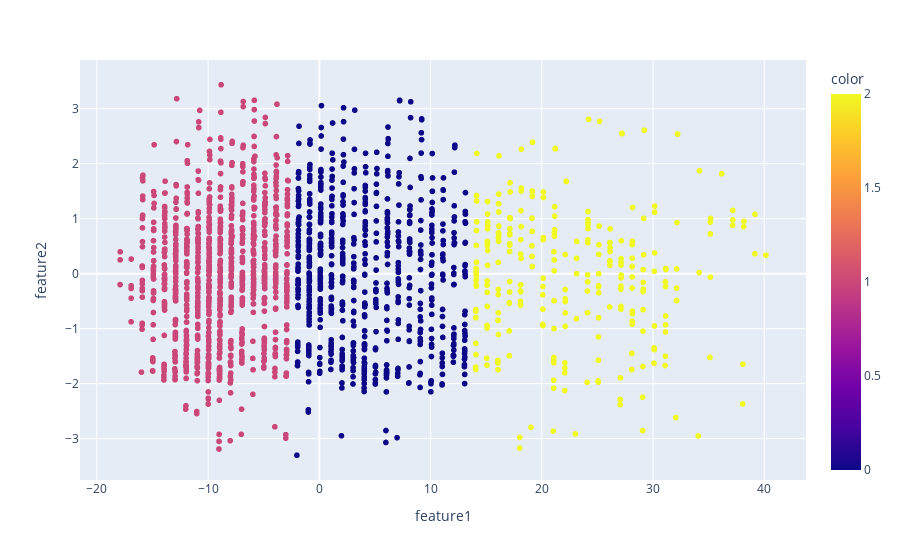

The cell this chart's notebook holds for it:
### Code cell
# Age에 대한 정규화를 하지않았음. 가장 큰 영향이기에 정규화 한번 해보기
# standard, minmax, qcut,log 등 사용하면 score이 0.3이 max
# data2에서 kmeans, cluster = 3을 model로 설정
cluster = KMeans(n_clusters=3,n_init=10,random_state=42)
cluster_labels = cluster.fit_predict(data2)

fig = px.scatter(pca_df,x='feature1',y='feature2',color=cluster_labels)
fig.show()

### Figure 1 — Plotly figure (JSON) as saved in the notebook; plotly's stock layout.template omitted (floating-point values rounded to 4 significant figures; data arrays with more than 128 entries replaced by an {"elided": "..."} marker saying what was removed)
{"data": [{"hovertemplate": "feature1=%{x}<br>feature2=%{y}<br>color=%{marker.color}<extra></extra>", "legendgroup": "", "marker": {"color": {"elided": "2000 int values"}, "coloraxis": "coloraxis", "symbol": "circle"}, "mode": "markers", "name": "", "showlegend": false, "type": "scattergl", "x": {"elided": "2000 float values"}, "xaxis": "x", "y": {"elided": "2000 float values"}, "yaxis": "y"}], "layout": {"coloraxis": {"colorbar": {"title": {"text": "color"}}, "colorscale": [[0, "#0d0887"], [0.1111, "#46039f"], [0.2222, "#7201a8"], [0.3333, "#9c179e"], [0.4444, "#bd3786"], [0.5556, "#d8576b"], [0.6667, "#ed7953"], [0.7778, "#fb9f3a"], [0.8889, "#fdca26"], [1, "#f0f921"]]}, "legend": {"tracegroupgap": 0}, "margin": {"t": 60}, "xaxis": {"anchor": "y", "domain": [0, 1], "title": {"text": "feature1"}}, "yaxis": {"anchor": "x", "domain": [0, 1], "title": {"text": "feature2"}}}}
